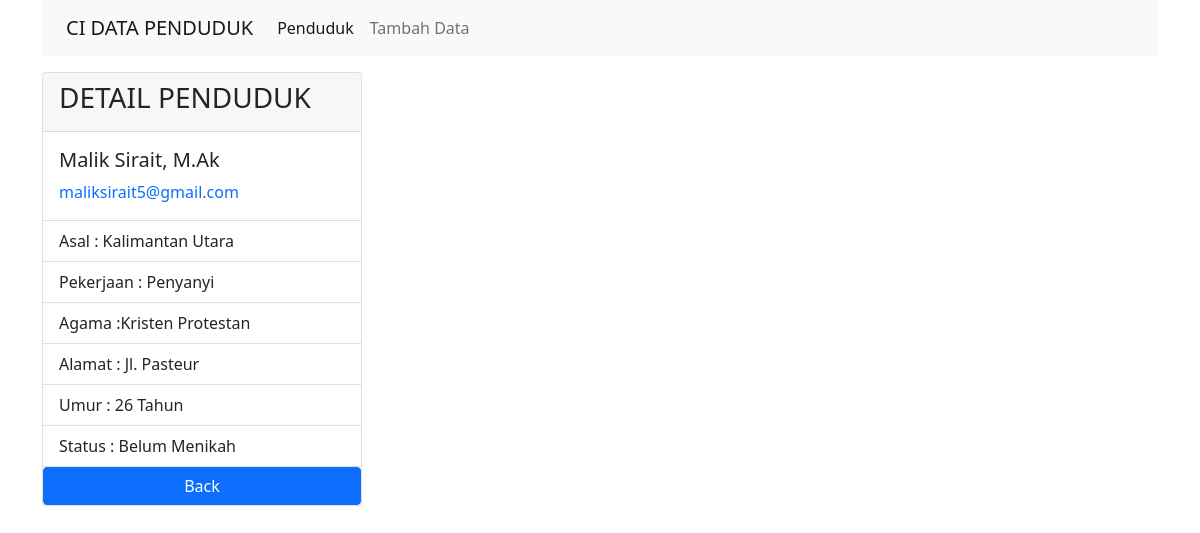
The app's page /Detail/index.php?id=1 with its own data.
### tables this page shows
CREATE TABLE `profil` (
  `id` int(11) NOT NULL,
  `nik` char(14) NOT NULL,
  `nama` varchar(100) NOT NULL,
  `alamat` varchar(100) NOT NULL,
  `status` varchar(50) NOT NULL,
  `umur` int(11) NOT NULL,
  `email` varchar(100) NOT NULL
);

CREATE TABLE `kode_provinsi` (
  `id_provinsi` char(2) NOT NULL,
  `nama_provinsi` varchar(100) NOT NULL
);

CREATE TABLE `kode_pekerjaan` (
  `id_pekerjaan` char(2) NOT NULL,
  `nama_pekerjaan` varchar(100) NOT NULL
);

CREATE TABLE `kode_agama` (
  `id_agama` char(2) NOT NULL,
  `nama_agama` varchar(128) NOT NULL
);

### DatabaseConn/DatabaseConn.php (called while the page is built)
<?php
$conn = mysqli_connect("localhost", "root", "", "data_kependudukan");
	function query ($query) {
	global $conn;
	$result = mysqli_query ($conn , $query);
	$rows = [];
	while ($row = mysqli_fetch_assoc ($result)) {
	$rows[] = $row;
	}
		return $rows;
}
?>

### Detail/index.php (the view, shortened to what this page needs)
<?php
require '../DatabaseConn/DatabaseConn.php';
$id = $_GET["id"];
$profil = query("SELECT * FROM profil WHERE id = $id")[0];
$namaProvinsi = query("SELECT pv.* FROM profil pr JOIN kode_provinsi pv ON pv.id_provinsi = LEFT(pr.nik, 2) WHERE pr.id = $id")[0];
$namaPekerjaan = query("SELECT pk.* FROM profil pr JOIN kode_pekerjaan pk ON pk.id_pekerjaan = LEFT(RIGHT(pr.nik, 2), 2) WHERE pr.id = $id")[0];
$namaAgama = query("SELECT agm.* FROM profil pr JOIN kode_agama agm ON agm.id_agama = LEFT(RIGHT(pr.nik, 4), 2) WHERE pr.id = $id")[0];
?>
<!doctype html>
<html lang="en">
  <head>
    <link href="https://cdn.jsdelivr.net/npm/bootstrap@5.0.2/dist/css/bootstrap.min.css" rel="stylesheet">
  </head>
  <body>
    <div class="container">
        <div class="row">
            <div class="col-md6">
                <nav class="navbar navbar-expand-lg navbar-light bg-light">
                    <div class="container-fluid">
                        <a class="navbar-brand" href="../">CI DATA PENDUDUK</a>
                        <div class="collapse navbar-collapse" id="navbarSupportedContent">
                            <ul class="navbar-nav me-auto mb-2 mb-lg-0">
                                <li class="nav-item">
                                    <a class="nav-link active" aria-current="page" href="../">Penduduk</a>
                                </li>
                                <li class="nav-item">
                                    <a class="nav-link" aria-current="page" href="../AddData/">Tambah Data</a>
                                </li>
                            </ul>
                        </div>
                    </div>
                </nav>
            </div>
        </div>
    </div>
    <div class="container ">
        <div class="row">
            <div class="col-md-5">
            <div class="card mt-3" style="width: 20rem;">
                <div class="card-header">
                    <h3 class="card-title">DETAIL PENDUDUK</h3>
                </div>
                <div class="card-body">
                    <h5 class="card-title"><?= $profil["nama"] ?></h5>
                    <p class="card-text text-primary"><?= $profil["email"] ?></p>
                </div>
                <ul class="list-group list-group-flush">
                    <li class="list-group-item">Asal : <?= $namaProvinsi["nama_provinsi"] ?></li>
                    <li class="list-group-item">Pekerjaan : <?= $namaPekerjaan["nama_pekerjaan"] ?></li>
                    <li class="list-group-item">Agama :<?= $namaAgama["nama_agama"] ?></li>
                    <li class="list-group-item">Alamat : <?= $profil["alamat"] ?></li>
                    <li class="list-group-item">Umur : <?= $profil["umur"] ?> Tahun</li>
                    <li class="list-group-item">Status : <?= $profil["status"] ?></li>
                </ul>
                <a href="../" class="btn btn-primary">Back</a>
            </div>
            </div>
        </div>
    </div>
</body>
</html>

### records on screen
profil: nama "Malik Sirait, M.Ak", email "maliksirait5@gmail.com", alamat "Jl. Pasteur", umur "26", status "Belum Menikah"
kode_provinsi: nama_provinsi "Kalimantan Utara"
kode_pekerjaan: nama_pekerjaan "Penyanyi"
kode_agama: nama_agama "Kristen Protestan"
